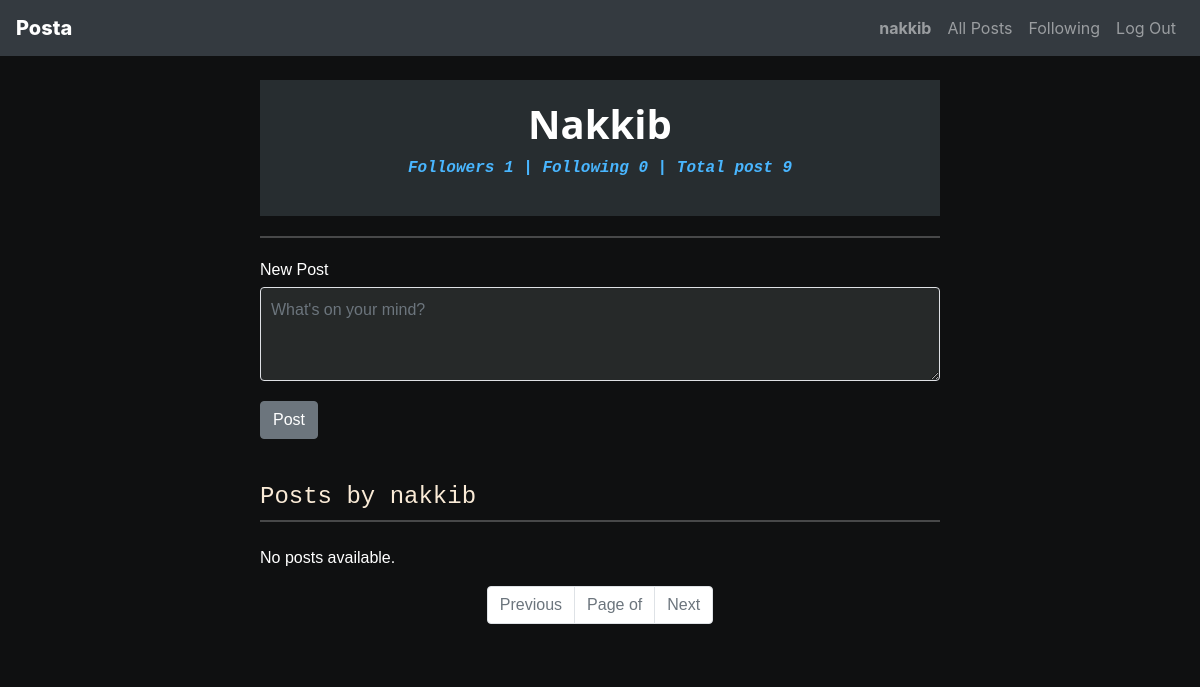
/profile/matt/ (signed in), run on an earlier commit of the app's database.
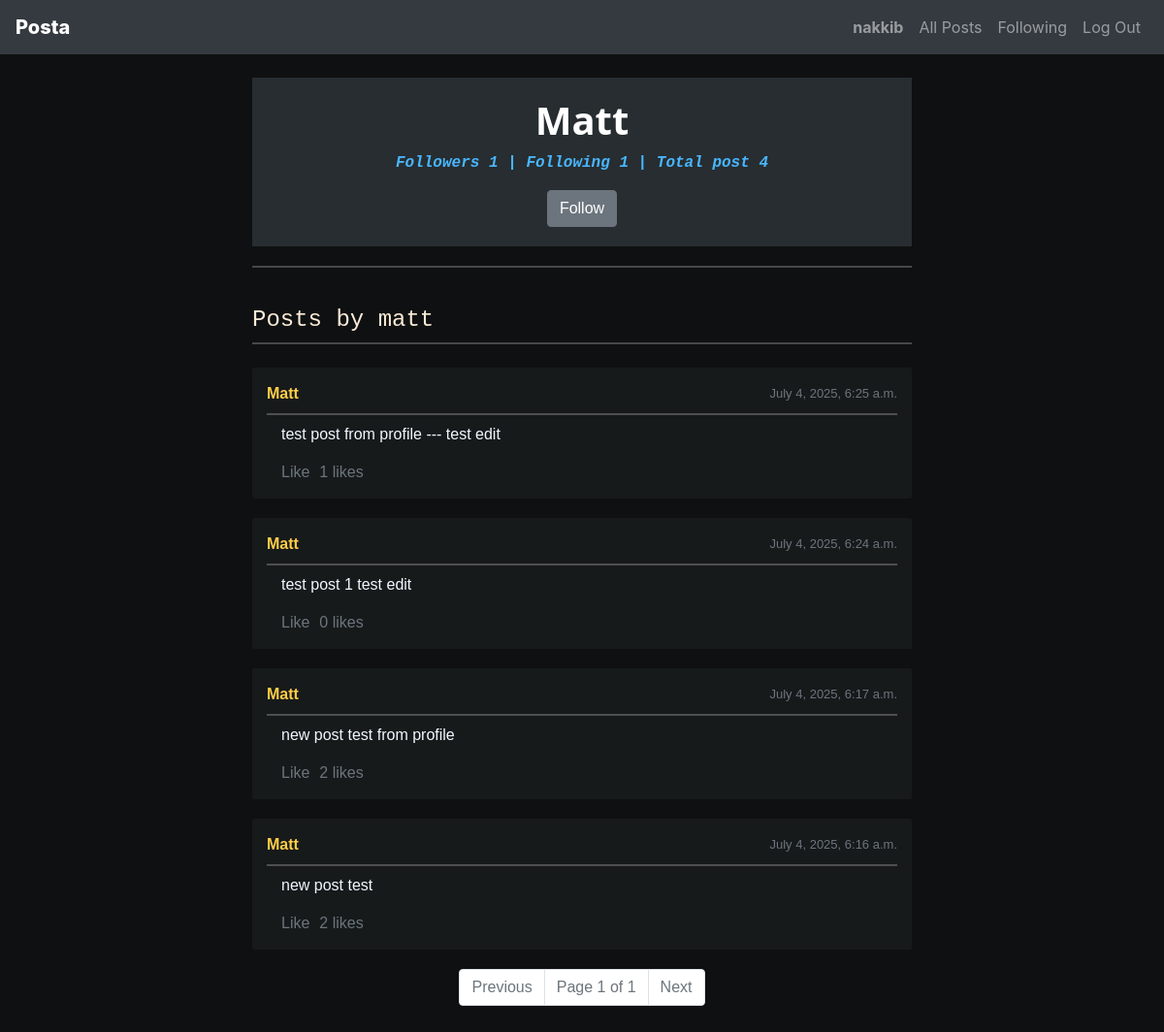
And on a later commit of the database.
### network/models.py (models this page shows, shortened)
class User(AbstractUser):
    followers = models.ManyToManyField(
        "self",
        related_name="following",
        symmetrical=False,
        blank=True,
    )

class Post(models.Model):
    user = models.ForeignKey(User, on_delete=models.CASCADE, related_name="posts")
    content = models.TextField()
    timestamp = models.DateTimeField(auto_now_add=True)
    like_count = models.PositiveIntegerField(default=0)
    liked_by = models.ManyToManyField(
        User,
        related_name="liked_posts",
        blank=True,
    )

### network/views.py (the view)
# urls.py: path("profile/<str:username>/", views.profile, name="profile"),
def profile(request, username):
    try:
        user = User.objects.get(username=username)
    except User.DoesNotExist:
        return render(request, "network/profile.html", {
            "error": "User not found."
        })
    user_posts = Post.objects.filter(user=user).order_by("-timestamp")
    is_following = False
    if request.user.is_authenticated and request.user != user:
        is_following = user.followers.filter(id=request.user.id).exists()
    paginator = Paginator(user_posts, 10)
    page_number = request.GET.get('page', 1)
    page_obj = paginator.get_page(page_number)
    return render(request, "network/profile.html", {
        "user": user,
        "posts": page_obj,
        "is_following": is_following,
    })

### network/templates/network/profile.html (shortened to what this page needs)
{% extends "network/layout.html" %}
{% load static %}
{% block body %}
    <div class="profile-head">
    <h1 class="profile-title"> {{ user.username|capfirst }} </h1>
    <p class="profile-follow-text">
        Followers {{ user.followers.count }}  | Following {{ user.following.count }} | Total post {{ user.posts.count }}
    </p>
    {% if request.user != user and request.user.is_authenticated %}
    <button class="btn btn-secondary" id="follow-button" data-userid="{{ user.id }}">
        {% if is_following %}
            Unfollow
        {% else %}
            Follow
        {% endif %}
    </button>
{% endif %}
</div>
    <hr>
{% if request.user == user %}
    <form id="new_post_form">
    <div class="form-group">
        <label for="post-content">New Post</label>
        <textarea class="form-control" id="post-content" rows="3" placeholder="What's on your mind?"></textarea>
    </div>
    <button type="submit" class="btn btn-secondary">Post</button>
    </form>
{% endif %}
    <br>
<h4 style="font-family: 'Courier New', Courier, monospace; color: antiquewhite;" >Posts by {{ user.username }} </h4>
<hr class="my-2" >
    <div id="posts-container" class="mt-4">
        {% for post in posts %}
        <div class="post">
            <div class="post-header">
                        <a href="{% url 'profile' post.user.username %}"> <strong>{{ post.user.username|title }}</strong> </a>
                        <span class="text-muted float-end" style="font-size: small;">
                            {{ post.timestamp }}</span>
                    </div>
                    <hr class="my-2 hr">
                    <div class="post-content">
                        {{ post.content }}
                    </div>
                    <div class="post-actions">
                        {% if request.user.is_authenticated %}
                        <a class="like_button text-muted " data-postid="{{ post.id }}">Like</a>
                        {% endif %}
                        <span class="text-muted " id="like_count_{{ post.id }}"> {{ post.like_count }} likes</span>
                    </div>
            </div>
        {% empty %}
            <p>No posts available.</p>
        {% endfor %}
    </div>
<nav aria-label="Page navigation">
    <ul class="pagination justify-content-center">
        {% if posts.has_previous %}
            <li class="page-item">
                <a class="page-link" href="?page={{ posts.previous_page_number }}">Previous</a>
            </li>
        {% else %}
            <li class="page-item disabled">
                <a class="page-link" href="#" tabindex="-1" aria-disabled="true">Previous</a>
            </li>
        {% endif %}
        <li class="page-item disabled">
            <a class="page-link" href="#">Page {{ posts.number }} of {{ posts.paginator.num_pages }}</a>
        </li>
        {% if posts.has_next %}
            <li class="page-item">
                <a class="page-link" href="?page={{ posts.next_page_number }}">Next</a>
            </li>
        {% else %}
            <li class="page-item disabled">
                <a class="page-link" href="#" tabindex="-1" aria-disabled="true">Next</a>
            </li>
        {% endif %}
    </ul>
</nav>
{% endblock %}

### network/templates/network/layout.html (shortened to what this page needs)
{% load static %}
<!DOCTYPE html>
<html lang="en">
    <head>
        <link rel="stylesheet" href="https://stackpath.bootstrapcdn.com/bootstrap/4.4.1/css/bootstrap.min.css">
        <link href="{% static 'network/styles.css' %}" rel="stylesheet">
    </head>
    <body>
        <nav id="menu-bar" class="navbar navbar-expand-lg navbar-dark bg-dark fixed-top">
            <a class="navbar-brand" href="/" style="font-weight: 800;">Posta</a>
            <div class="collapse navbar-collapse" id="navbarNavDropdown">
                <ul class="navbar-nav ml-auto">
                    {% if request.user.is_authenticated %}
                        <li class="nav-item">
                            <a class="nav-link" href="{% url 'profile' request.user.username %}"><strong>{{ request.user.username }}</strong></a>
                        </li>
                    {% endif %}
                    <li class="nav-item">
                        <a id="all-posts" class="nav-link" href="{% url 'index' %}">All Posts</a>
                    </li>
                    {% if request.user.is_authenticated %}
                        <li class="nav-item">
                            <a class="nav-link" id="following-posts" href="{% url 'following_posts' %}">Following</a>
                        </li>
                        <li class="nav-item">
                            <a class="nav-link" href="{% url 'logout' %}">Log Out</a>
                        </li>
                    {% endif %}
                </ul>
            </div>
        </nav>
        <div class="body">
            {% block body %}
            {% endblock %}
        </div>
    </body>
</html>

What changed in the data, as far as the page shows it:
added User: username "Matt", followers.count "1", following.count "1", posts.count "4", username "matt"
added Post: user.username "Matt", timestamp "July 4, 2025, 6:25 a.m.", content "test post from profile --- test edit", like_count "1"
added Post: user.username "Matt", timestamp "July 4, 2025, 6:24 a.m.", content "test post 1 test edit", like_count "0"
added Post: user.username "Matt", timestamp "July 4, 2025, 6:17 a.m.", content "new post test from profile", like_count "2"
added Post: user.username "Matt", timestamp "July 4, 2025, 6:16 a.m.", content "new post test", like_count "2"
Also different on the page:
{{ posts.number }}: (not shown) → "1"
{{ posts.paginator.num_pages }}: (not shown) → "1"
{{ user.username|capfirst }}: "Nakkib" → "Matt"
{{ user.following.count }}: "0" → "1"
{{ user.posts.count }}: "9" → "4"
{{ user.username }}: "nakkib" → "matt"
text no longer shown: "New Post Post No posts available."
text now shown: "Follow"
